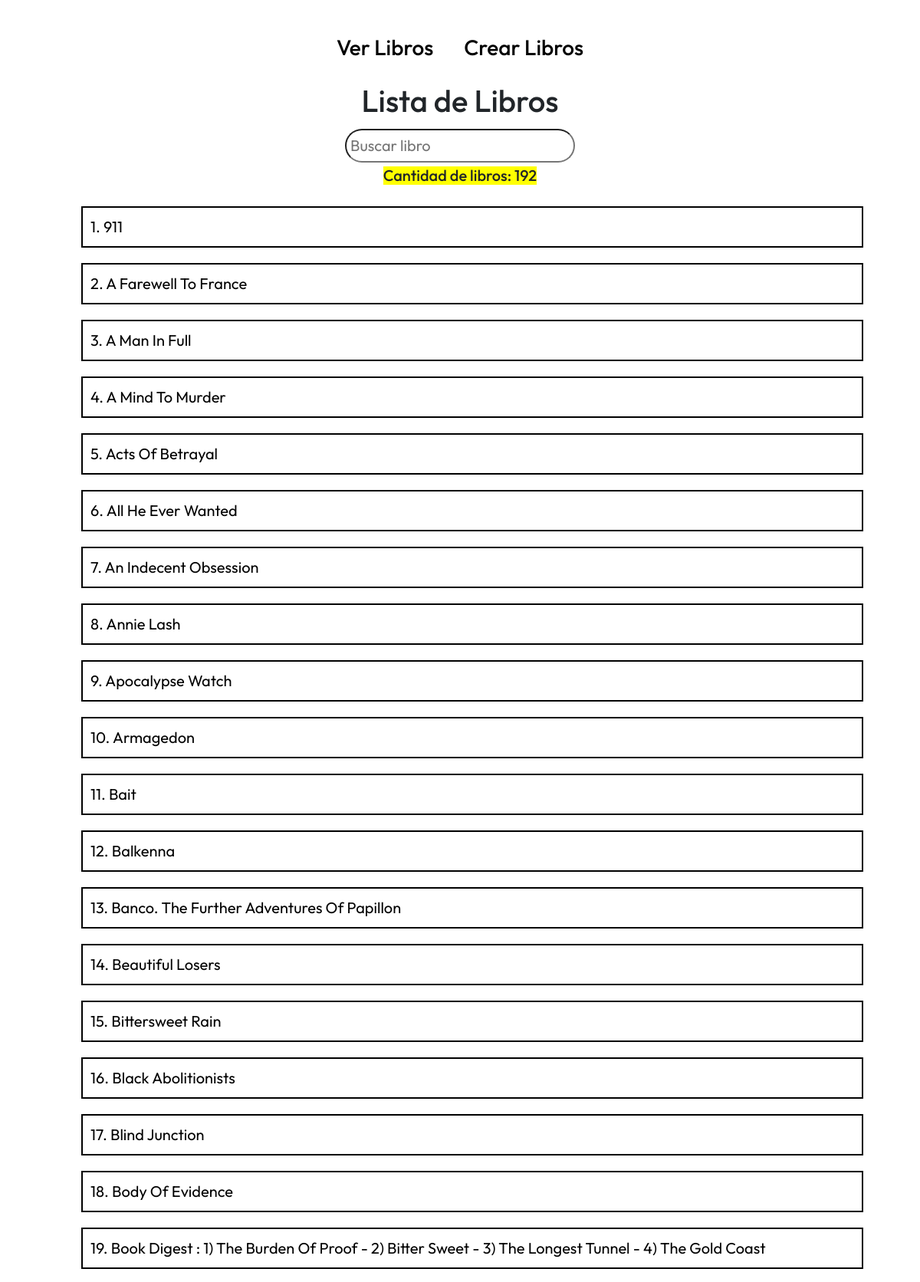
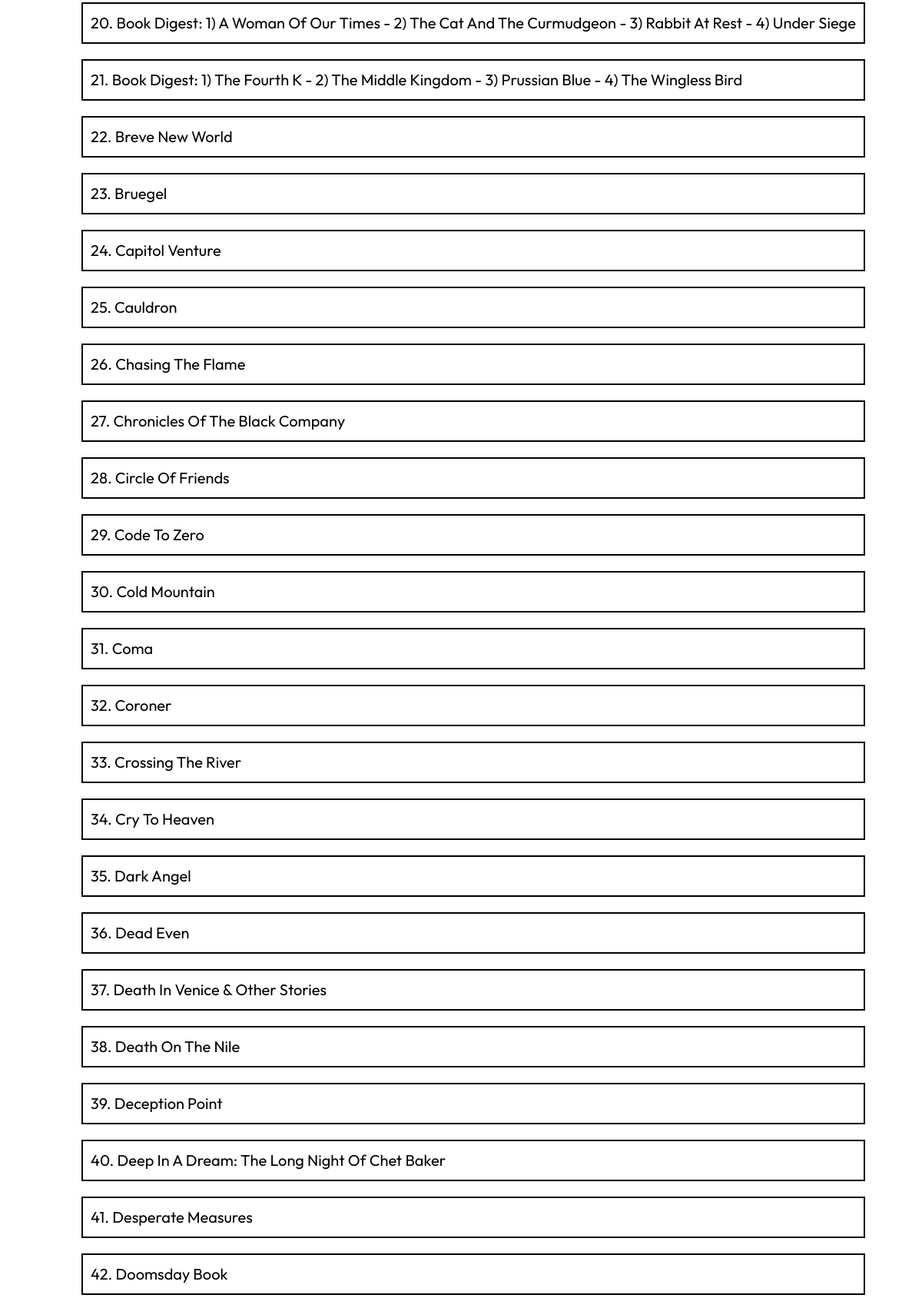
The app's page /ver-libro (upper part) with its own data (2 pictures, top to bottom).
### listaLibros/models.py (models this page shows)
class newBook(models.Model):
    tituloD = models.CharField(max_length=80)
    autorD = models.CharField(max_length=80)
    yearD = models.IntegerField()
    cantPagD = models.IntegerField()
    precioD = models.IntegerField()

### listaLibros/views.py (the view)
# urls.py: path("ver-libro", views.VerLibros, name="ver-libro"),
def VerLibros(request):
    djangoModel = models.newBook.objects.order_by('tituloD')
    return render(request, "seeBooks.html", { "listaLibros": djangoModel})

### listaLibros/templates/seeBooks.html
{% extends 'base.html' %}
{%load static%}
{% block style %}
<link rel="stylesheet" href="{% static 'seeBooks.css' %}">
{% endblock %}
{% block content %}
    <h1>Lista de Libros</h1>
    <input type="text" id="searchBar" placeholder="Buscar libro">
    <h1 id="cantLibros">Cantidad de libros: </h1>
    <ol>
        {% for book in listaLibros %}
        <a href="{% url 'bookList:ver-detalles' book.tituloD %}"><li data-number="{{forloop.counter}}" class="seeLi">{{book.tituloD}}</li></a>
        {% empty %}
            <li>No hay libros disponibles, crea uno</li>
        {%endfor%}
    </ol>
{% endblock %}

### listaLibros/templates/base.html (shortened to what this page needs)
{%load static%}
<!DOCTYPE html>
<html lang="en">
<head>
    <link href="https://cdn.jsdelivr.net/npm/bootstrap@5.3.0-alpha1/dist/css/bootstrap.min.css" rel="stylesheet">
    <link rel="stylesheet" href="{% static 'base.css' %}">
    {% block style%}
    {% endblock %}
</head>
<body>
    <div class="navContainer">
        <h3><a href="{% url 'bookList:ver-libro'%}">Ver Libros</a></h3>
        <h3><a href="{% url 'bookList:crear-libro' %}">Crear Libros</a></h3>
    </div>
    <div class="container">
        {% block content %}
        {% endblock %}
    </div>
</body>
</html>

### listaLibros/static/base.css (style rules this page uses)
body { margin: 25px; }
.container { display: flex; align-items: center; justify-content: center; flex-flow: column wrap; font-family: 'Outfit'; }
.navContainer { display: flex; align-items: center; justify-content: center; flex-flow: row wrap; font-family: 'Outfit'; }
.navContainer h3 { padding: 20px; transition: 0.7s; }
.navContainer h3 a { color: black; text-decoration: none; }

### listaLibros/static/seeBooks.css (style rules this page uses)
a { color: black; text-decoration: none; }
.seeLi { border: 2px solid black; list-style: none; padding: 10px; margin: 20px; font-size: 125%; transition: 0.7s; }
#cantLibros { font-size: 20px; background-color: yellow; }
#searchBar { font-size: 20px; margin: 5px; padding: 5px; transition: 1s; border-radius: 40px; background-color: white; }

### records on screen
newBook: tituloD "911"
newBook: tituloD "A Farewell To France"
newBook: tituloD "A Man In Full"
newBook: tituloD "A Mind To Murder"
newBook: tituloD "Acts Of Betrayal"
newBook: tituloD "All He Ever Wanted"
newBook: tituloD "An Indecent Obsession"
newBook: tituloD "Annie Lash"
newBook: tituloD "Apocalypse Watch"
newBook: tituloD "Armagedon"
newBook: tituloD "Bait"
newBook: tituloD "Balkenna"
newBook: tituloD "Banco. The Further Adventures Of Papillon"
newBook: tituloD "Beautiful Losers"
newBook: tituloD "Bittersweet Rain"
newBook: tituloD "Black Abolitionists"
newBook: tituloD "Blind Junction"
newBook: tituloD "Body Of Evidence"
newBook: tituloD "Book Digest : 1) The Burden Of Proof - 2) Bitter Sweet - 3) The Longest Tunnel - 4) The Gold Coast"
newBook: tituloD "Book Digest: 1) A Woman Of Our Times - 2) The Cat And The Curmudgeon - 3) Rabbit At Rest - 4) Under Siege"
newBook: tituloD "Book Digest: 1) The Fourth K - 2) The Middle Kingdom - 3) Prussian Blue - 4) The Wingless Bird"
newBook: tituloD "Breve New World"
newBook: tituloD "Bruegel"
newBook: tituloD "Capitol Venture"
newBook: tituloD "Cauldron"
newBook: tituloD "Chasing The Flame"
newBook: tituloD "Chronicles Of The Black Company"
newBook: tituloD "Circle Of Friends"
newBook: tituloD "Code To Zero"
newBook: tituloD "Cold Mountain"
newBook: tituloD "Coma"
newBook: tituloD "Coroner"
newBook: tituloD "Crossing The River"
newBook: tituloD "Cry To Heaven"
newBook: tituloD "Dark Angel"
newBook: tituloD "Dead Even"
newBook: tituloD "Death In Venice & Other Stories"
newBook: tituloD "Death On The Nile"
newBook: tituloD "Deception Point"
newBook: tituloD "Deep In A Dream: The Long Night Of Chet Baker"
newBook: tituloD "Desperate Measures"
newBook: tituloD "Doomsday Book"
